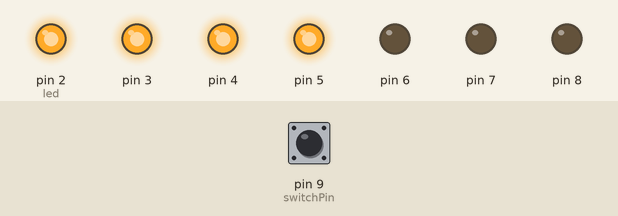
This sketch was run on a simulated Arduino Uno, built with avr-gcc and run on an emulated ATmega328P. Parts: output pins drawn as LEDs (lit = HIGH). The test bench sets the inputs (shaded band); at power-on: pin 9 (switchPin) LOW.

Above: at 21.4 s.
21.5 s: pin 9 (switchPin) pulled HIGH for 0.15 s
At 22.6 s:
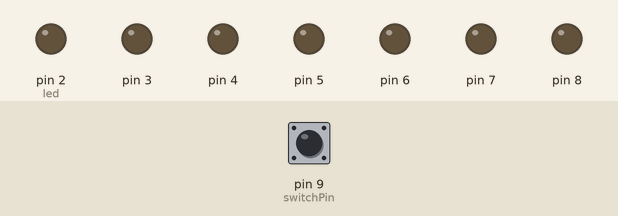
43.6 s: pin 9 (switchPin) pulled HIGH for 1 s
At 50.0 s:
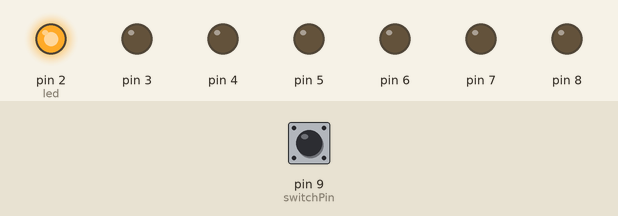
66.1 s: pin 9 (switchPin) pulled HIGH for 3.2 s
At 79.9 s:
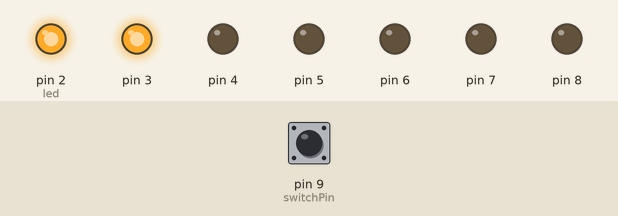
Timing chart, 0 to 105.8 s (numbered marks = the images above; inputs shaded):
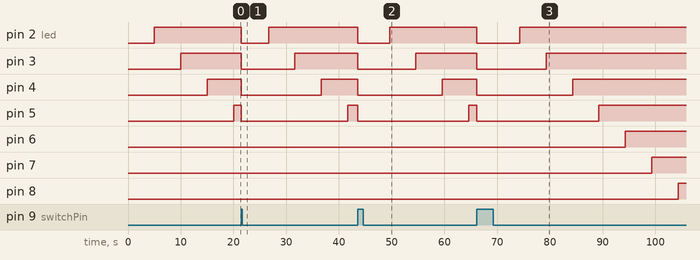

Measured:
- after the input at 21.5 s, pin 2 (led): HIGH → LOW at once, → HIGH 5.2 s later; pin 3: HIGH → LOW at once, → HIGH 10.2 s later; pin 4: HIGH → LOW at once, → HIGH 15.2 s later; pin 5: HIGH → LOW at once, → HIGH 20.2 s later; pin 6: stays LOW (without the input it goes to HIGH after 3.5 s)
- after the input at 43.6 s, pin 2 (led): HIGH → LOW at once, → HIGH 6.0 s later; pin 3: HIGH → LOW at once, → HIGH 11.0 s later; pin 4: HIGH → LOW at once, → HIGH 16.0 s later; pin 5: HIGH → LOW at once, → HIGH 21.0 s later; pin 6: stays LOW (without the input it goes to HIGH after 3.1 s)
- after the input at 66.1 s, pin 2 (led): HIGH → LOW at once, → HIGH 8.2 s later; pin 3: HIGH → LOW at once, → HIGH 13.2 s later; pin 4: HIGH → LOW at once, → HIGH 18.2 s later; pin 5: HIGH → LOW at once, → HIGH 23.2 s later; pin 6: LOW → HIGH after 28.2 s instead of 3.5 s

The sketch:

Projekt8Muudatus.ino
```cpp
// C++ code
//
const int switchPin = 9;

unsigned long previousTime = 0;

int switchState = 0;
int prevSwitchState = 0;

int led = 2;

long interval = 5000;

void setup() {
for(int x = 2;x<9;x++){
pinMode(x, OUTPUT);
}
pinMode(switchPin, INPUT);
}
void loop(){
unsigned long currentTime = millis();

if(currentTime - previousTime > interval) {
previousTime = currentTime;
  digitalWrite(led, HIGH);
led++;

if(led == 7){
}
}
switchState = digitalRead(switchPin);

if(switchState != prevSwitchState){
for(int x = 2;x<9;x++){
digitalWrite(x, LOW);
}
led = 2;
previousTime = currentTime;
}

prevSwitchState = switchState;
}
```
